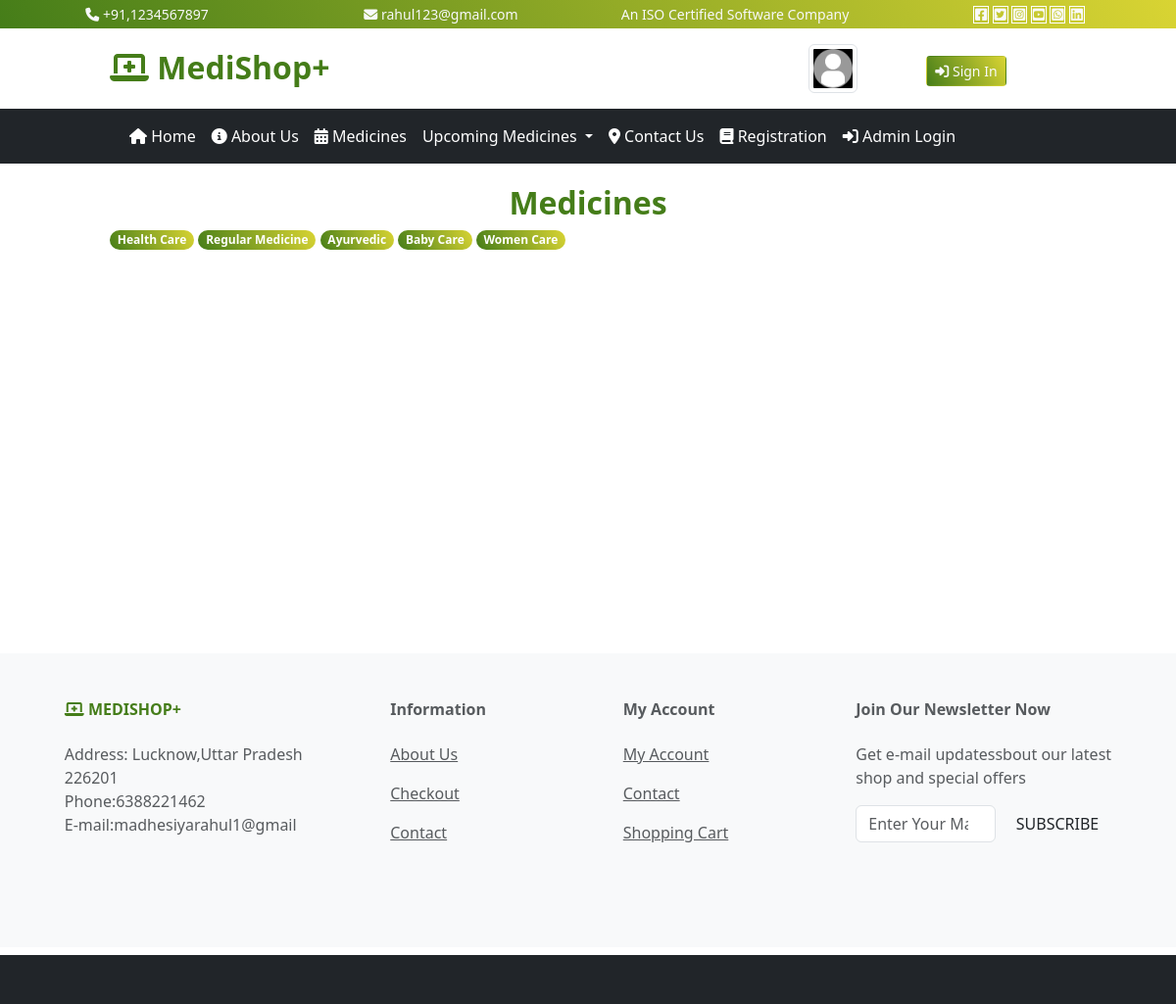
Page /user/videogallery/ on the committed database.
### user/models.py (models this page shows, shortened)
class category(models.Model):
    cname=models.CharField(max_length=200,null=True)
    cpic=models.ImageField(upload_to='static/category/',null=True)
    cdate=models.DateField()

### user/views.py (the view)
# urls.py: path('videogallery/',views.vgallery),
def vgallery(request):
    cid=request.GET.get('x')
    cdata=category.objects.all().order_by('-id')
    if cid is not None:
        vdata=videogallery.objects.filter(category=cid)
    else:
        vdata=videogallery.objects.all().order_by('-id')
    mydict={
        "cdata":cdata,
        "vdata":vdata,
    }
    return render(request,'user/vgallery.html',mydict)

### templates/user/vgallery.html (shortened to what this page needs)
{% extends 'base.html'%}
{% load  static %}
{% block content %}
<div class="text-center fs-2">
    <b class="txt-mycolor"> Medicines</b>
</div>
<div class="row">
    <div class="col-sm-10 mx-auto">
        <div class="row">
            <div class="col-sm-12">
                {% for a in cdata %}
                <a href="/user/videogallery?x={{a.id}}" class="badge bg-mycolor rounded-pill" style="text-decoration:none;">{{a.cname}}</a>
                {% endfor %}
                 </div>
        </div>
    </div>
</div>
{% endblock %}

### templates/base.html (style rules this page uses)
:root { --bgcolor:linear-gradient(60deg,#457d19,#d9d433); --txtcolor:#457d19; }
.bg-mycolor { background:var(--bgcolor) !important; }
.txt-mycolor { color:var(--txtcolor); }

### rows in the picture
category: cname "Health Care"
category: cname "Regular Medicine"
category: cname "Ayurvedic"
category: cname "Baby Care"
category: cname "Women Care"
